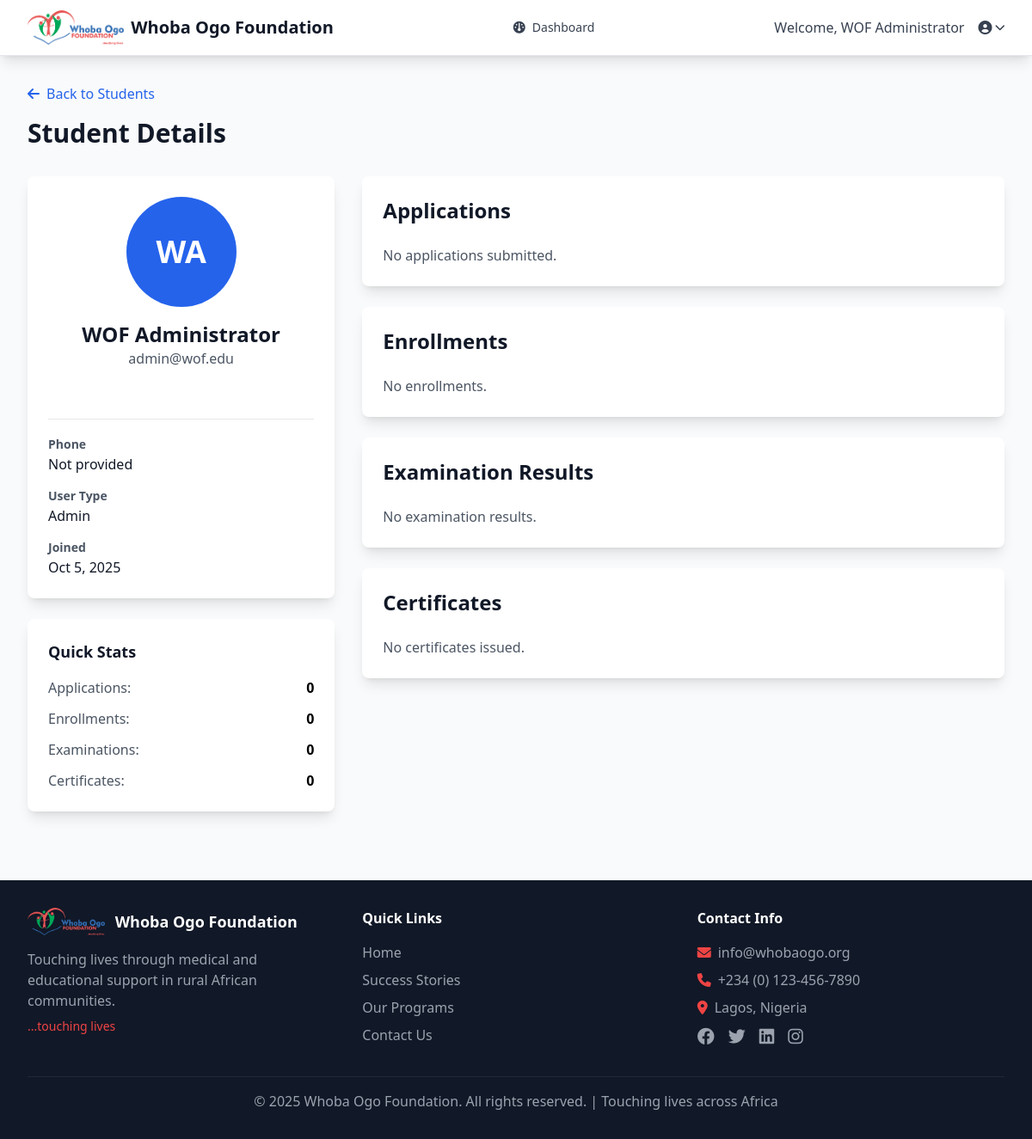
Page /admin/student_details.php?id=1 (signed in) on the committed database.
### tables this page shows
CREATE TABLE IF NOT EXISTS users (
    id INT AUTO_INCREMENT PRIMARY KEY,
    email VARCHAR(255) UNIQUE NOT NULL,
    password VARCHAR(255) NOT NULL,
    first_name VARCHAR(100) NOT NULL,
    last_name VARCHAR(100) NOT NULL,
    phone VARCHAR(20) DEFAULT NULL,
    date_of_birth DATE DEFAULT NULL,
    address TEXT DEFAULT NULL,
    nationality VARCHAR(100) DEFAULT 'Nigerian',
    linkedin_profile VARCHAR(255) DEFAULT NULL,
    emergency_contact VARCHAR(255) DEFAULT NULL,
    user_type ENUM('admin', 'student', 'graduate') DEFAULT 'student',
    status ENUM('pending', 'approved', 'rejected', 'graduated') DEFAULT 'pending',
    profile_image VARCHAR(255) DEFAULT NULL,
    created_at TIMESTAMP DEFAULT CURRENT_TIMESTAMP,
    updated_at TIMESTAMP DEFAULT CURRENT_TIMESTAMP ON UPDATE CURRENT_TIMESTAMP,
    INDEX idx_email (email),
    INDEX idx_user_type (user_type),
    INDEX idx_status (status)
);

### classes/Database.php (called while the page is built, shortened)
<?php
class Database {
    private $host = DB_HOST;
    private $user = DB_USER;
    private $pass = DB_PASS;
    private $dbname = DB_NAME;
    private $conn;
    private $stmt;
    public function __construct() {
        $dsn = 'mysql:host=' . $this->host . ';dbname=' . $this->dbname;
        $options = array(
            PDO::ATTR_PERSISTENT => true,
            PDO::ATTR_ERRMODE => PDO::ERRMODE_EXCEPTION,
            PDO::ATTR_DEFAULT_FETCH_MODE => PDO::FETCH_ASSOC
        );
        try {
            $this->conn = new PDO($dsn, $this->user, $this->pass, $options);
        } catch(PDOException $e) {
            $this->error = $e->getMessage();
            echo 'Connection Error: ' . $this->error;
        }
    }
    public function query($query) {
        $this->stmt = $this->conn->prepare($query);
    }
    public function bind($param, $value, $type = null) {
        if(is_null($type)) {
            switch(true) {
                case is_int($value):
                    $type = PDO::PARAM_INT;
                    break;
                default:
                    $type = PDO::PARAM_STR;
            }
        }
        $this->stmt->bindValue($param, $value, $type);
    }
    public function execute() {
        return $this->stmt->execute();
    }
    public function resultSet() {
        $this->execute();
        return $this->stmt->fetchAll();
    }
    public function single() {
        $this->execute();
        return $this->stmt->fetch();
    }
}
?>

### admin/student_details.php (the view, shortened to what this page needs)
<?php
require_once '../classes/Database.php';
include 'includes/header.php';
$db = new Database();
$user_id = isset($_GET['id']) ? $_GET['id'] : null;
$db->query('SELECT * FROM users WHERE id = :id');
$db->bind(':id', $user_id);
$student = $db->single();
$db->query('SELECT a.*, c.name as cohort_name FROM applications a
           JOIN cohorts c ON a.cohort_id = c.id
           WHERE a.user_id = :user_id ORDER BY a.applied_at DESC');
$db->bind(':user_id', $user_id);
$applications = $db->resultSet();
$db->query('SELECT e.*, c.name as cohort_name, c.course_type, c.start_date, c.end_date
           FROM enrollments e
           JOIN cohorts c ON e.cohort_id = c.id
           WHERE e.user_id = :user_id ORDER BY e.enrollment_date DESC');
$db->bind(':user_id', $user_id);
$enrollments = $db->resultSet();
$db->query('SELECT ex.*, c.name as cohort_name FROM examinations ex
           JOIN cohorts c ON ex.cohort_id = c.id
           WHERE ex.user_id = :user_id ORDER BY ex.exam_date DESC');
$db->bind(':user_id', $user_id);
$examinations = $db->resultSet();
$db->query('SELECT ce.*, c.name as cohort_name FROM certificates ce
           JOIN enrollments e ON ce.enrollment_id = e.id
           JOIN cohorts c ON e.cohort_id = c.id
           WHERE ce.user_id = :user_id ORDER BY ce.issue_date DESC');
$db->bind(':user_id', $user_id);
$certificates = $db->resultSet();
?>
<div class="max-w-7xl mx-auto py-8 px-4 sm:px-6 lg:px-8">
    <div class="mb-8">
        <a href="students.php" class="text-primary hover:underline mb-4 inline-block">
            <i class="fas fa-arrow-left mr-2"></i>Back to Students
        </a>
        <h1 class="text-3xl font-bold text-gray-900">Student Details</h1>
    </div>
    <div class="grid grid-cols-1 lg:grid-cols-3 gap-8">
        <div class="space-y-6">
            <div class="bg-white rounded-lg shadow-lg p-6">
                <div class="text-center mb-6">
                    <?php if($student['profile_image']): ?>
                        <img src="../uploads/profiles/<?php echo htmlspecialchars($student['profile_image']); ?>"
                             alt="Profile" class="w-32 h-32 rounded-full mx-auto object-cover mb-4 border-4 border-primary">
                    <?php else: ?>
                        <div class="w-32 h-32 bg-primary rounded-full flex items-center justify-center text-white text-4xl font-bold mx-auto mb-4">
                            <?php echo strtoupper(substr($student['first_name'], 0, 1) . substr($student['last_name'], 0, 1)); ?>
                        </div>
                    <?php endif; ?>
                    <h2 class="text-2xl font-bold text-gray-900">
                        <?php echo htmlspecialchars($student['first_name'] . ' ' . $student['last_name']); ?>
                    </h2>
                    <p class="text-gray-600"><?php echo htmlspecialchars($student['email']); ?></p>
                    <span class="mt-3 inline-block px-4 py-2 rounded-full text-sm font-medium
                        <?php if($student['user_status'] === 'approved'): ?>bg-green-100 text-green-800<?php endif; ?>
                        <?php if($student['user_status'] === 'pending'): ?>bg-yellow-100 text-yellow-800<?php endif; ?>
                        <?php if($student['user_status'] === 'active'): ?>bg-blue-100 text-blue-800<?php endif; ?>
                        <?php if($student['user_status'] === 'graduated'): ?>bg-purple-100 text-purple-800<?php endif; ?>">
                    </span>
                </div>
                <div class="space-y-3 border-t pt-4">
                    <div>
                        <label class="text-sm font-semibold text-gray-600">Phone</label>
                        <p class="text-gray-900"><?php echo htmlspecialchars($student['phone'] ?? 'Not provided'); ?></p>
                    </div>
                    <div>
                        <label class="text-sm font-semibold text-gray-600">User Type</label>
                        <p class="text-gray-900"><?php echo ucfirst($student['user_type']); ?></p>
                    </div>
                    <div>
                        <label class="text-sm font-semibold text-gray-600">Joined</label>
                        <p class="text-gray-900"><?php echo date('M j, Y', strtotime($student['created_at'])); ?></p>
                    </div>
                </div>
            </div>
            <div class="bg-white rounded-lg shadow-lg p-6">
                <h3 class="text-lg font-semibold text-gray-900 mb-4">Quick Stats</h3>
                <div class="space-y-3">
                    <div class="flex justify-between">
                        <span class="text-gray-600">Applications:</span>
                        <span class="font-semibold"><?php echo count($applications); ?></span>
                    </div>
                    <div class="flex justify-between">
                        <span class="text-gray-600">Enrollments:</span>
                        <span class="font-semibold"><?php echo count($enrollments); ?></span>
                    </div>
                    <div class="flex justify-between">
                        <span class="text-gray-600">Examinations:</span>
                        <span class="font-semibold"><?php echo count($examinations); ?></span>
                    </div>
                    <div class="flex justify-between">
                        <span class="text-gray-600">Certificates:</span>
                        <span class="font-semibold"><?php echo count($certificates); ?></span>
                    </div>
                </div>
            </div>
        </div>
        <div class="lg:col-span-2 space-y-6">
            <div class="bg-white rounded-lg shadow-lg p-6">
                <h2 class="text-2xl font-bold text-gray-900 mb-6">Applications</h2>
                <?php if(empty($applications)): ?>
                    <p class="text-gray-600">No applications submitted.</p>
                <?php endif; ?>
            </div>
            <div class="bg-white rounded-lg shadow-lg p-6">
                <h2 class="text-2xl font-bold text-gray-900 mb-6">Enrollments</h2>
                <?php if(empty($enrollments)): ?>
                    <p class="text-gray-600">No enrollments.</p>
                <?php endif; ?>
            </div>
            <div class="bg-white rounded-lg shadow-lg p-6">
                <h2 class="text-2xl font-bold text-gray-900 mb-6">Examination Results</h2>
                <?php if(empty($examinations)): ?>
                    <p class="text-gray-600">No examination results.</p>
                <?php endif; ?>
            </div>
            <div class="bg-white rounded-lg shadow-lg p-6">
                <h2 class="text-2xl font-bold text-gray-900 mb-6">Certificates</h2>
                <?php if(empty($certificates)): ?>
                    <p class="text-gray-600">No certificates issued.</p>
                <?php endif; ?>
            </div>
        </div>
    </div>
</div>
<?php include 'includes/footer.php'; ?>

### rows in the picture
users: first_name+last_name "WA", first_name+last_name "WOF Administrator", email "admin@wof.edu", phone "Not provided", user_type "Admin", created_at "Oct 5, 2025"

### other values in the picture
APP_NAME "Whoba Ogo Foundation"
$_SESSION['full_name'] "WOF Administrator"
count($applications) "0"
count($enrollments) "0"
count($examinations) "0"
count($certificates) "0"
